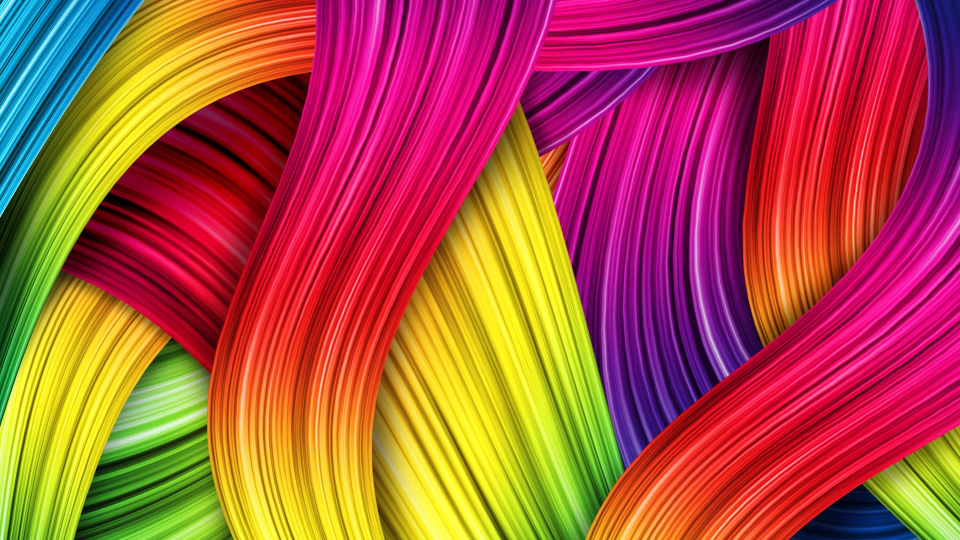
#> input picture color.jpg, 1920 x 1080 px (shown at 1/2 size)
$ python color_detection.py
#> lines starting #> are read from the running program, lines starting #| are printed output that depends on the picture
#Prabhat Panwar
#TSF TASK 5:Color detection using OpenCV
#Computer Vision and IOT

import cv2           #importing libraries
import pandas as pd

clicked = False              #global variables
r = g = b = xpos = ypos = 0

img_path = 'color.jpg'
csv_path = 'colors.csv'

# Reading csv file
index = ['color', 'color_name', 'hex', 'R', 'G', 'B']
df = pd.read_csv(csv_path, names=index, header=None)
#> (reads colors.csv from the repository)

img = cv2.imread(img_path)
#> img is the input picture: shape (1080, 1920, 3); mean B, G, R 64.6, 80.8, 174.8
img = cv2.resize(img, (800,600))
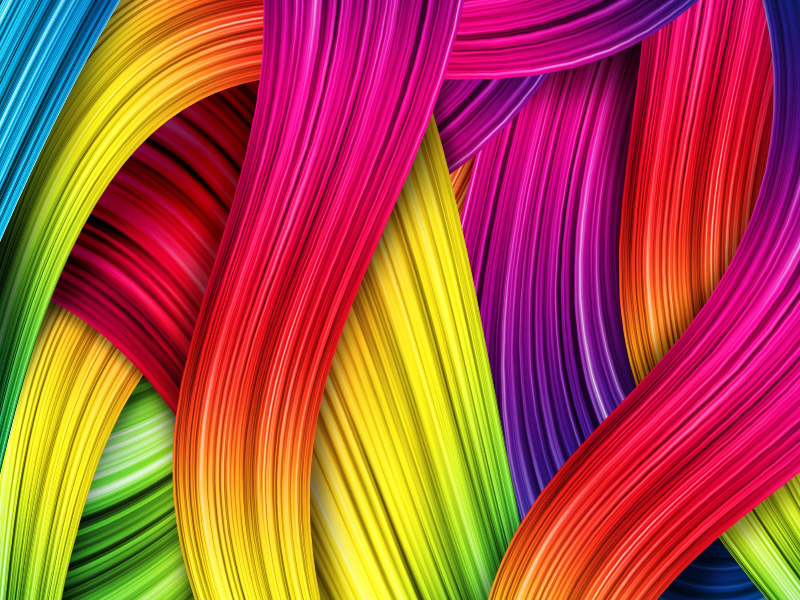
#> img: shape (600, 800, 3); mean B, G, R 64.5, 80.7, 174.7

def get_color(R,G,B):                            # function to calculate minimum distance from all colors
	minimum = 1000
	for i in range(len(df)):
		d = abs(R - int(df.loc[i,'R'])) + abs(G - int(df.loc[i,'G'])) + abs(B - int(df.loc[i,'B']))
		if d <= minimum:
			minimum = d
			cname = df.loc[i, 'color_name']

	return cname

def draw(event, x, y, flags, params):           # function to get x,y coordinates of mouse double click
	if event == cv2.EVENT_LBUTTONDBLCLK:
		global b, g, r, xpos, ypos, clicked
		clicked = True
		xpos = x
		ypos = y
		b,g,r = img[y,x]
		b = int(b)
		g = int(g)
		r = int(r)

cv2.namedWindow('img')
cv2.setMouseCallback('img', draw)

while True:
	cv2.imshow('img', img)
	if clicked:
		cv2.rectangle(img, (20,20), (600,60), (b,g,r), -1)

		text = get_color(r,g,b) + ' R=' + str(r) + ' G=' + str(g) + ' B=' + str(b)
		cv2.putText(img, text, (50,50), 2,0.8, (255,255,255),2,cv2.LINE_AA)


		if r+g+b >=600:
			cv2.putText(img, text, (50,50), 2,0.8, (0,0,0),2,cv2.LINE_AA)

	if cv2.waitKey(20) & 0xFF == 27:
#> (key Esc is pressed here)
		break

cv2.destroyAllWindows()
